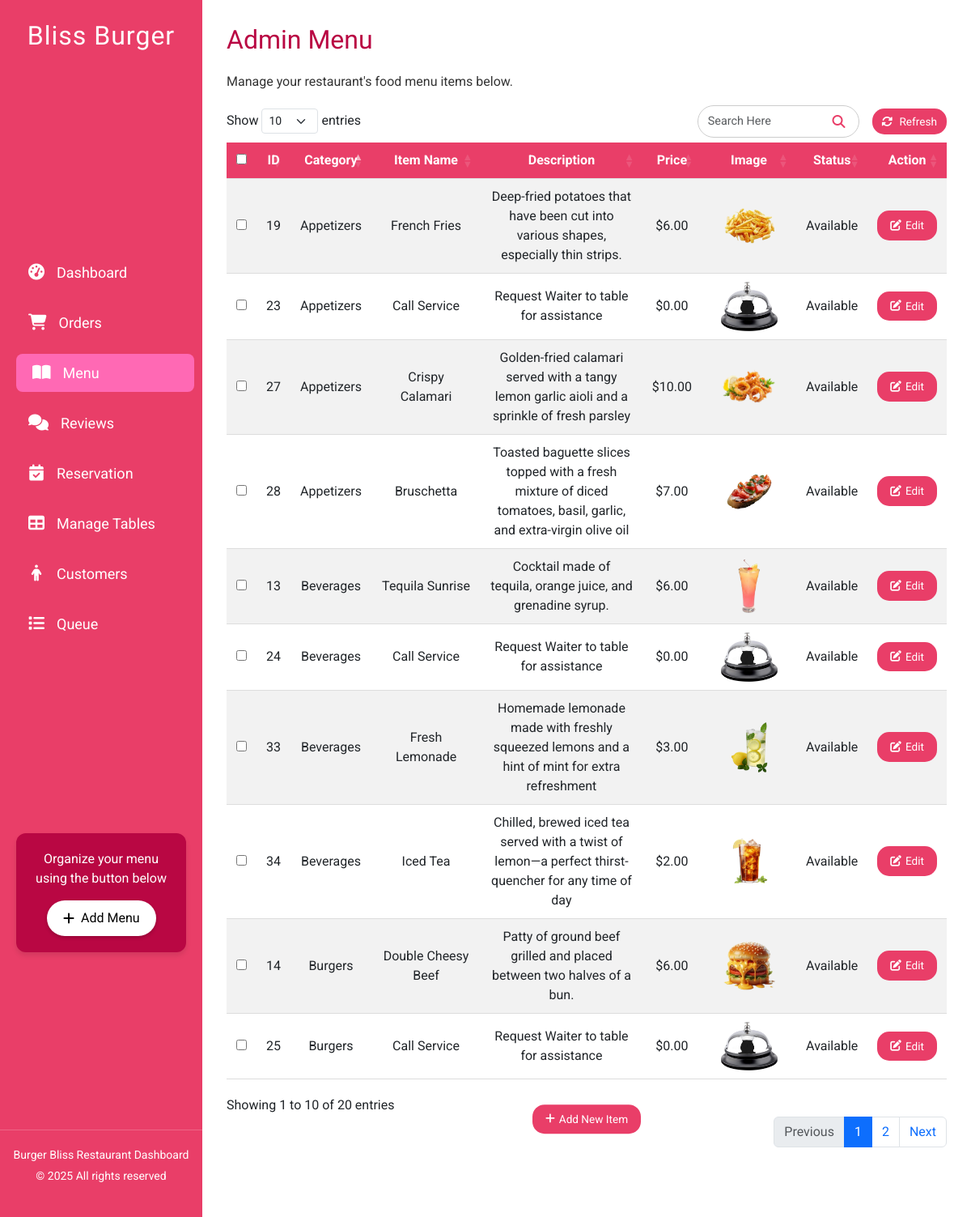
The page /php_admin/admin_menu.php on the database its author committed.
### tables this page shows
CREATE TABLE `menu_items` (
  `id` int(11) NOT NULL,
  `catName` varchar(100) NOT NULL,
  `itemName` varchar(255) NOT NULL,
  `description` text DEFAULT NULL,
  `price` decimal(10,2) NOT NULL,
  `image` varchar(255) DEFAULT NULL,
  `status` enum('Available','Unavailable') DEFAULT 'Available'
);

### php_admin/admin_menu.php (the view, shortened to what this page needs)
<?php
include 'db_connection.php';
$sql = "SELECT * FROM menu_items ORDER BY catName ASC, id ASC";
$result = $conn->query($sql);
?>
<!DOCTYPE html>
<html lang="en">
<head>
  <link rel="stylesheet" href="https://cdnjs.cloudflare.com/ajax/libs/font-awesome/6.4.0/css/all.min.css"/>
  <link rel="stylesheet" href="../css/admin_navbar.css">
  <link rel="stylesheet" href="../css/admin_menu.css">
  <link href="https://cdn.jsdelivr.net/npm/bootstrap@5.3.0/dist/css/bootstrap.min.css" rel="stylesheet">
  <link rel="stylesheet" href="https://cdn.datatables.net/1.13.5/css/dataTables.bootstrap5.min.css">
</head>
<body>
  <?php include "admin_navbar.php" ?>
  <div class="main-content container-fluid">
    <h2>Admin Menu</h2>
    <p>Manage your restaurant's food menu items below.</p>
    <table id="menuTable" class="menu-table table table-striped">
      <thead>
        <tr>
          <th><input type="checkbox" id="selectAll"></th>
          <th>ID</th>
          <th>Category</th>
          <th>Item Name</th>
          <th>Description</th>
          <th>Price</th>
          <th>Image</th>
          <th>Status</th>
          <th>Action</th>
        </tr>
      </thead>
      <tbody>
        <?php if($result && $result->num_rows > 0): ?>
          <?php while($item = $result->fetch_assoc()): ?>
            <tr>
              <td>
                <input type="checkbox" class="select-item" value="<?php echo htmlspecialchars($item['id']); ?>">
              </td>
              <td><?php echo htmlspecialchars($item['id']); ?></td>
              <td><?php echo htmlspecialchars($item['catName']); ?></td>
              <td><?php echo htmlspecialchars($item['itemName']); ?></td>
              <td><?php echo htmlspecialchars($item['description']); ?></td>
              <td>$<?php echo number_format($item['price'], 2); ?></td>
              <td>
                <?php if (!empty($item['image'])): ?>
                  <img src="../food_images/<?php echo htmlspecialchars($item['image']); ?>" alt="<?php echo htmlspecialchars($item['itemName']); ?>">
                <?php endif; ?>
              </td>
              <td><?php echo htmlspecialchars($item['status']); ?></td>
              <td>
                <button class="btn btn-primary btn-sm edit-item-btn edit-menu"
                  data-id="<?php echo htmlspecialchars($item['id']); ?>"
                  data-catname="<?php echo htmlspecialchars($item['catName']); ?>"
                  data-itemname="<?php echo htmlspecialchars($item['itemName']); ?>"
                  data-description="<?php echo htmlspecialchars($item['description']); ?>"
                  data-price="<?php echo htmlspecialchars($item['price']); ?>"
                  data-status="<?php echo htmlspecialchars($item['status']); ?>"
                  data-image="<?php echo htmlspecialchars($item['image']); ?>"
                >
                  <i class="fas fa-edit"></i> Edit
                </button>
              </td>
            </tr>
          <?php endwhile; ?>
        <?php else: ?>
          <tr>
            <td colspan="9" class="text-center">No menu items found.</td>
          </tr>
        <?php endif; ?>
      </tbody>
    </table>
</body>
</html>

### css/admin_navbar.css (style rules this page uses)
* { margin: 0; padding: 0; box-sizing: border-box; }
:root { --sidebar-bg: #e93e68; --sidebar-hover: #ff69b4; --button-bg: #ffffff; --button-hover: #ff1493; --font-primary: 'Roboto', sans-serif; --font-secondary: 'Lobster', cursive; --text-color: #ffffff; --accent-color: #b90743; --transition-speed: 0.3s; --box-shadow: 0 4px 6px rgba(0, 0, 0, 0.1); }
body { font-family: var(--font-primary); display: flex; min-height: 100vh; background-color: #f5f5f5; animation: fadeIn 1s ease-in-out; }
.main-content { flex: 1; padding: 30px; background-color: #ffffff; box-shadow: -2px 0 5px rgba(0,0,0,0.1); transition: margin-left var(--transition-speed); animation: mainContentFadeIn 1s ease-in-out; }
.main-content h2 { font-family: var(--font-secondary); color: var(--accent-color); margin-bottom: 20px; opacity: 0; transform: translateY(-20px); animation: fadeInUp 0.5s forwards; animation-delay: 1.4s; }
.main-content p { font-size: 16px; color: #333333; line-height: 1.6; opacity: 0; transform: translateY(20px); animation: fadeInUp 0.5s forwards; animation-delay: 1.5s; }

### css/admin_menu.css (style rules this page uses)
body { font-family: 'Roboto', sans-serif; background-color: #f8f9fa; }
.main-content { padding: 20px; }
h2 { font-family: 'Lobster', cursive; margin-bottom: 20px; color: #333333; }
.menu-table { border: none !important; }
.menu-table th, .menu-table td { border-left: none !important; border-right: none !important; border-bottom: 1px solid #ddd !important; padding: 10px 12px !important; text-align: center !important; vertical-align: middle !important; }
.menu-table th { background-color: #e93e68 !important; color: white !important; }
.menu-table img { width: 70px; height: auto; border-radius: 5px; }
.edit-item-btn { background-color: #e93e68 !important; color: white !important; border: none !important; padding: 8px 16px !important; font-size: 0.85rem !important; border-radius: 15px !important; transition: background-color 0.3s ease !important; display: inline-flex !important; align-items: center !important; justify-content: center !important; gap: 5px !important; }

### rows shown on the page
menu_items: id "19", catName "Appetizers", itemName "French Fries", description "Deep-fried potatoes that have been cut into various shapes, especially thin strips.", price "6.00", image (picture), status "Available"
menu_items: id "23", catName "Appetizers", itemName "Call Service", description "Request Waiter to table for assistance", price "0.00", image (picture), status "Available"
menu_items: id "27", catName "Appetizers", itemName "Crispy Calamari", description "Golden-fried calamari served with a tangy lemon garlic aioli and a sprinkle of fresh parsley", price "10.00", image (picture), status "Available"
menu_items: id "28", catName "Appetizers", itemName "Bruschetta", description "Toasted baguette slices topped with a fresh mixture of diced tomatoes, basil, garlic, and extra-virgin olive oil", price "7.00", image (picture), status "Available"
menu_items: id "13", catName "Beverages", itemName "Tequila Sunrise", description "Cocktail made of tequila, orange juice, and grenadine syrup.", price "6.00", image (picture), status "Available"
menu_items: id "24", catName "Beverages", itemName "Call Service", description "Request Waiter to table for assistance", price "0.00", image (picture), status "Available"
menu_items: id "33", catName "Beverages", itemName "Fresh Lemonade", description "Homemade lemonade made with freshly squeezed lemons and a hint of mint for extra refreshment", price "3.00", image (picture), status "Available"
menu_items: id "34", catName "Beverages", itemName "Iced Tea", description "Chilled, brewed iced tea served with a twist of lemon—a perfect thirst-quencher for any time of day", price "2.00", image (picture), status "Available"
menu_items: id "14", catName "Burgers", itemName "Double Cheesy Beef", description "Patty of ground beef grilled and placed between two halves of a bun.", price "6.00", image (picture), status "Available"
menu_items: id "25", catName "Burgers", itemName "Call Service", description "Request Waiter to table for assistance", price "0.00", image (picture), status "Available"
